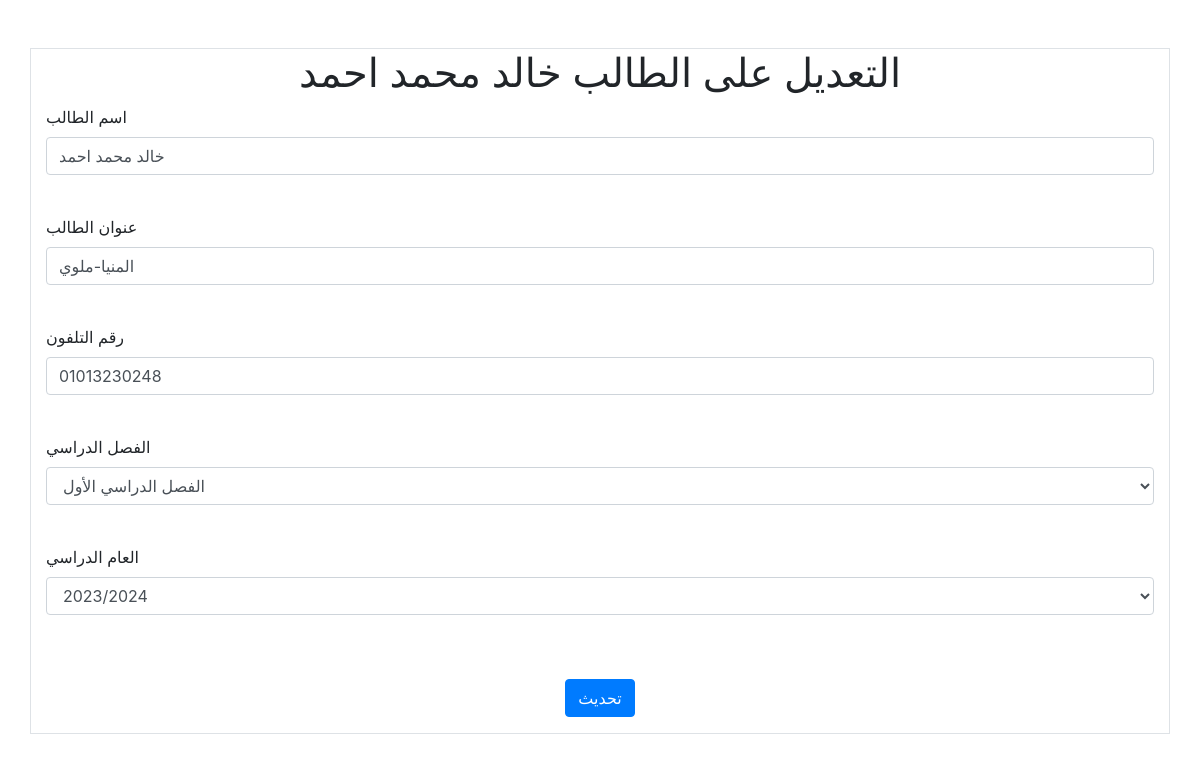
The page /update.php?id=10002 (signed in) on the database its author committed.
### tables this page shows
CREATE TABLE `student` (
  `id` int NOT NULL,
  `name` varchar(255) NOT NULL,
  `address` varchar(255) DEFAULT NULL,
  `phone` varchar(25) NOT NULL,
  `class` varchar(25) NOT NULL,
  `year` varchar(25) NOT NULL
);

### update.php (the view, shortened to what this page needs)
<?php
include("con_db.php");
$id = $_GET['id'];
$select = mysqli_query($con, "SELECT * FROM student WHERE id = $id");
$student = mysqli_fetch_assoc($select);
?>
<!DOCTYPE html>
<html lang="en">
<head>
    <link rel="stylesheet" href="https://cdn.jsdelivr.net/npm/bootstrap@4.0.0/dist/css/bootstrap.min.css">
</head>
<body>
<div class="container mt-5 border">
    <h1 class="text-center">
        التعديل على الطالب <?php echo $student['name'] ?>
    </h1>
    <form method="POST">
        <div class="form-group">
            <label for="exampleFormControlInput1">اسم الطالب</label>
            <input type="text" class="form-control" id="exampleFormControlInput1" name="name" value="<?php echo $student['name'] ?>">
        </div>
        <br>
        <div class="form-group">
            <label for="exampleFormControlInput1">عنوان الطالب</label>
            <input type="text" class="form-control" id="exampleFormControlInput1" name="title" value="<?php echo $student['address'] ?>">
        </div>
        <br>
        <div class="form-group">
            <label for="exampleFormControlInput1">رقم التلفون</label>
            <input type="text" class="form-control" id="exampleFormControlInput1" name="phone" value="<?php echo $student['phone'] ?>">
        </div>
        <br>
        <div class="form-group">
            <label for="exampleFormControlSelect1">الفصل الدراسي</label>
            <select class="form-control" id="exampleFormControlSelect1" name="class">
                <option value="الفصل الدراسي الأول" <?php if ($student['class'] == 'الفصل الدراسي الأول') echo "selected"; ?>>الفصل الدراسي الأول</option>
            </select>
        </div>
        <br>
        <div class="form-group">
            <label for="exampleFormControlSelect1">العام الدراسي</label>
            <select class="form-control" id="exampleFormControlSelect1" name="year">
            <option value="2023/2024" <?php if(isset($_POST['year']) && $_POST['year']=='2023/2024'){echo "selected" ;} ?>>2023/2024</option>
            </select>
        </div>
        <br>
        <br>
        <div class="text-center">
            <button type="submit" class="btn btn-primary" name="submit">تحديث</button>
        </div>
    </form>
</div>
</body>
</html>

### rows shown on the page
student: name "خالد محمد احمد", title "المنيا-ملوي", phone "01013230248", class "الفصل الدراسي الأول"
